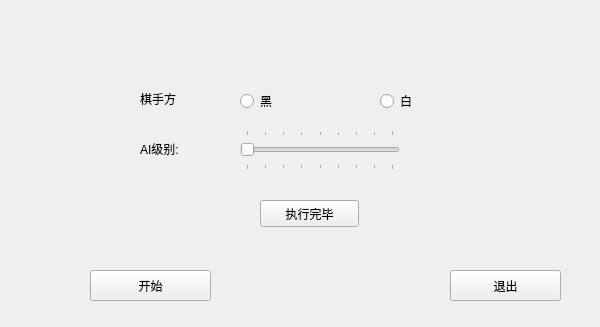
<?xml version="1.0" encoding="UTF-8"?>
<ui version="4.0">
 <class>Form</class>
 <widget class="QWidget" name="Form">
  <property name="geometry">
   <rect>
    <x>0</x>
    <y>0</y>
    <width>600</width>
    <height>327</height>
   </rect>
  </property>
  <property name="windowTitle">
   <string>智能围棋 V0.1.0</string>
  </property>
  <widget class="QLabel" name="level_label">
   <property name="geometry">
    <rect>
     <x>140</x>
     <y>140</y>
     <width>91</width>
     <height>17</height>
    </rect>
   </property>
   <property name="text">
    <string>AI级别:</string>
   </property>
  </widget>
  <widget class="QPushButton" name="start_button">
   <property name="geometry">
    <rect>
     <x>90</x>
     <y>270</y>
     <width>121</width>
     <height>31</height>
    </rect>
   </property>
   <property name="text">
    <string>开始</string>
   </property>
  </widget>
  <widget class="QPushButton" name="quit_button">
   <property name="geometry">
    <rect>
     <x>450</x>
     <y>270</y>
     <width>111</width>
     <height>31</height>
    </rect>
   </property>
   <property name="text">
    <string>退出</string>
   </property>
  </widget>
  <widget class="QSlider" name="level_slider">
   <property name="geometry">
    <rect>
     <x>240</x>
     <y>130</y>
     <width>160</width>
     <height>40</height>
    </rect>
   </property>
   <property name="mouseTracking">
    <bool>false</bool>
   </property>
   <property name="minimum">
    <number>1</number>
   </property>
   <property name="maximum">
    <number>9</number>
   </property>
   <property name="pageStep">
    <number>1</number>
   </property>
   <property name="sliderPosition">
    <number>1</number>
   </property>
   <property name="tracking">
    <bool>true</bool>
   </property>
   <property name="orientation">
    <enum>Qt::Horizontal</enum>
   </property>
   <property name="invertedAppearance">
    <bool>false</bool>
   </property>
   <property name="invertedControls">
    <bool>false</bool>
   </property>
   <property name="tickPosition">
    <enum>QSlider::TicksBothSides</enum>
   </property>
   <property name="tickInterval">
    <number>1</number>
   </property>
  </widget>
  <widget class="QRadioButton" name="black_radio">
   <property name="geometry">
    <rect>
     <x>240</x>
     <y>90</y>
     <width>117</width>
     <height>22</height>
    </rect>
   </property>
   <property name="text">
    <string>黑</string>
   </property>
  </widget>
  <widget class="QRadioButton" name="white_radio">
   <property name="geometry">
    <rect>
     <x>380</x>
     <y>90</y>
     <width>117</width>
     <height>22</height>
    </rect>
   </property>
   <property name="text">
    <string>白</string>
   </property>
  </widget>
  <widget class="QLabel" name="color_label">
   <property name="geometry">
    <rect>
     <x>140</x>
     <y>90</y>
     <width>68</width>
     <height>17</height>
    </rect>
   </property>
   <property name="text">
    <string>棋手方</string>
   </property>
  </widget>
  <widget class="QPushButton" name="play_button">
   <property name="geometry">
    <rect>
     <x>260</x>
     <y>200</y>
     <width>99</width>
     <height>27</height>
    </rect>
   </property>
   <property name="text">
    <string>执行完毕</string>
   </property>
  </widget>
 </widget>
 <resources/>
 <connections/>
</ui>
